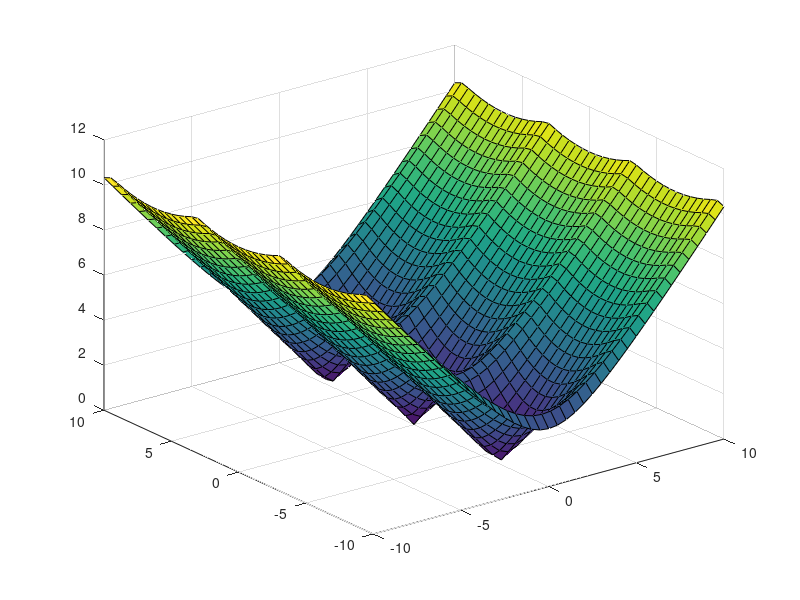

This figure's MATLAB source:
clear;
close all;
clc;

%{
 axis([-5 5 -5 5])
syms x, y;
hold on;
%}

%{
 for i=1:2:10
    fplot(sin(x)-taylor(sin(x),x,'Order',i))
end
%}

%{
 for i = 1:5
    fplot(taylor(sin(x), x, 'Order', i))
end
%}

[x, y] = meshgrid(-10:0.5:10);
z = log(exp(x + 1i .* y));
figure;
surf(x, y, abs(z))
